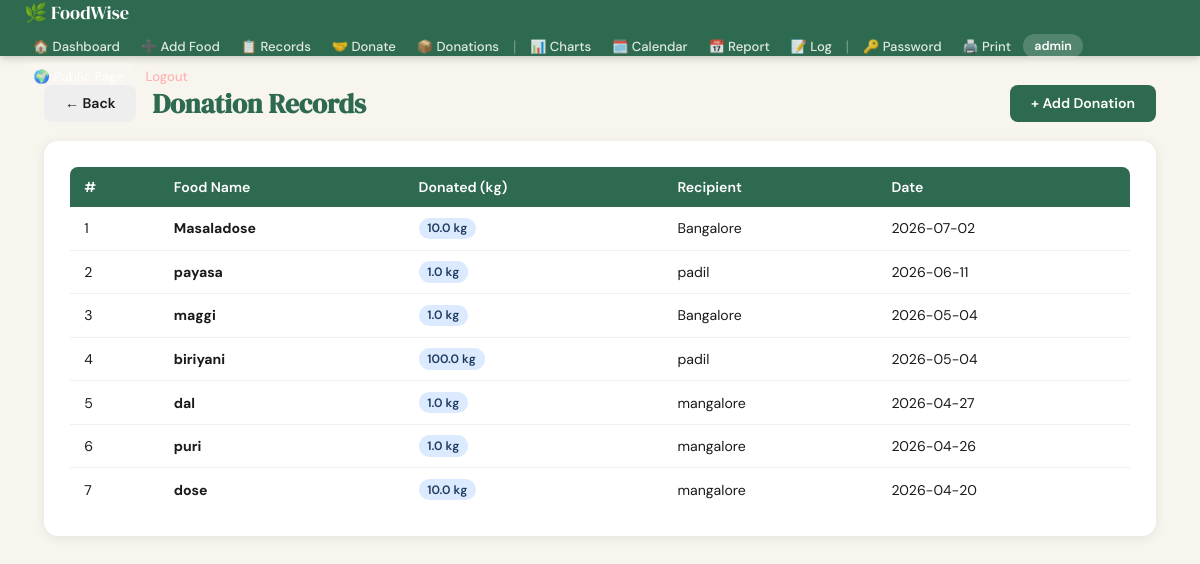
The app's page /donations (signed in) with its own data.
### tables this page shows
CREATE TABLE donations (
            id INTEGER PRIMARY KEY AUTOINCREMENT,
            food_name TEXT NOT NULL,
            donated_qty REAL NOT NULL,
            recipient TEXT NOT NULL,
            date TEXT NOT NULL
        );

### app.py (the view)
@app.route('/donations')
@require_login
def view_donations():
    conn = get_db()
    donations = conn.execute("SELECT * FROM donations ORDER BY date DESC").fetchall()
    conn.close()
    return render_template('donations.html', donations=donations)

### app.py (called while the page is built)
def get_db():
    conn = sqlite3.connect(DB_NAME)
    conn.row_factory = sqlite3.Row
    return conn

def require_login(f):
    from functools import wraps
    @wraps(f)
    def decorated(*args, **kwargs):
        if 'user' not in session:
            return redirect(url_for('login'))
        return f(*args, **kwargs)
    return decorated

### templates/donations.html (shortened to what this page needs)
{% extends "base.html" %}
{% block content %}
<div style="display:flex; justify-content:space-between; align-items:center; margin-bottom:1.2rem;">
    <div style="display:flex; align-items:center; gap:1rem;">
        <a href="{{ url_for('dashboard') }}" class="btn btn-secondary">← Back</a>
        <h1 style="margin:0;">Donation Records</h1>
    </div>
    <a href="{{ url_for('donate') }}" class="btn btn-primary">+ Add Donation</a>
</div>
<div class="card">
    {% if donations %}
    <table>
        <thead>
            <tr>
                <th>#</th>
                <th>Food Name</th>
                <th>Donated (kg)</th>
                <th>Recipient</th>
                <th>Date</th>
            </tr>
        </thead>
        <tbody>
            {% for d in donations %}
            <tr>
                <td>{{ loop.index }}</td>
                <td><strong>{{ d.food_name }}</strong></td>
                <td><span class="badge badge-blue">{{ d.donated_qty }} kg</span></td>
                <td>{{ d.recipient }}</td>
                <td>{{ d.date }}</td>
            </tr>
            {% endfor %}
        </tbody>
    </table>
    {% else %}
    <div class="empty-state">
        <div class="icon">🤝</div>
        <p>No donations recorded yet.</p>
        <a href="{{ url_for('donate') }}" class="btn btn-primary" style="margin-top:1rem;">Record First Donation</a>
    </div>
    {% endif %}
</div>
{% endblock %}

### templates/base.html (style rules this page uses)
*, *::before, *::after { box-sizing: border-box; margin: 0; padding: 0; }
:root { --green:#2d6a4f; --green-l:#52b788; --cream:#f8f4ee; --brown:#7c4f2a; --red:#c0392b; --text:#1a1a1a; --muted:#666; --border:#ddd; --white:#ffffff; --shadow:0 2px 12px rgba(0,0,0,.08); }
body { font-family:'DM Sans',sans-serif; background:var(--cream); color:var(--text); min-height:100vh; }
.card { background:#fff; border-radius:14px; padding:1.6rem; box-shadow:var(--shadow); }
h1 { font-family:'DM Serif Display',serif; font-size:1.7rem; margin-bottom:1.3rem; color:var(--green); }
.btn { display:inline-block; padding:.6rem 1.3rem; border-radius:8px; font-family:inherit; font-size:.88rem; font-weight:600; cursor:pointer; border:none; text-decoration:none; transition:opacity .2s,transform .1s; }
.btn-primary { background:var(--green); color:#fff; }
.btn-secondary { background:#eee; color:var(--text); }
table { width:100%; border-collapse:collapse; font-size:.88rem; }
th { background:var(--green); color:#fff; padding:.7rem .9rem; text-align:left; font-weight:600; }
th:first-child { border-radius:8px 0 0 0; }
th:last-child { border-radius:0 8px 0 0; }
td { padding:.65rem .9rem; border-bottom:1px solid #f0f0f0; }
tr:last-child td { border-bottom:none; }
.badge { display:inline-block; padding:.18rem .55rem; border-radius:20px; font-size:.76rem; font-weight:600; }
.badge-blue { background:#dbeafe; color:#1e3a5f; }

### records on screen
donations: food_name "Masaladose", donated_qty "10.0", recipient "Bangalore", date "2026-07-02"
donations: food_name "payasa", donated_qty "1.0", recipient "padil", date "2026-06-11"
donations: food_name "maggi", donated_qty "1.0", recipient "Bangalore", date "2026-05-04"
donations: food_name "biriyani", donated_qty "100.0", recipient "padil", date "2026-05-04"
donations: food_name "dal", donated_qty "1.0", recipient "mangalore", date "2026-04-27"
donations: food_name "puri", donated_qty "1.0", recipient "mangalore", date "2026-04-26"
donations: food_name "dose", donated_qty "10.0", recipient "mangalore", date "2026-04-20"

### other values on screen
{{ session.user }} "admin"
